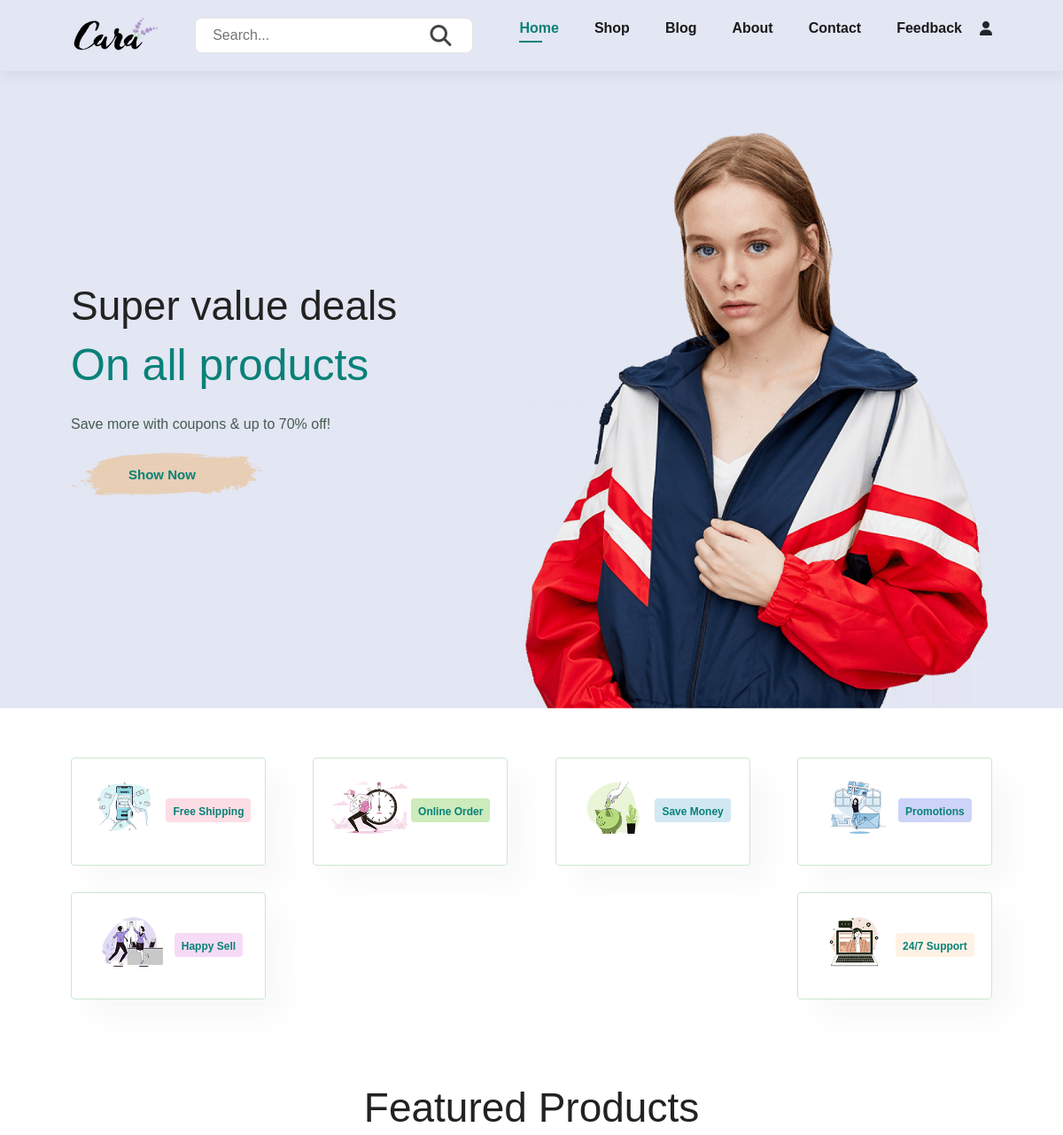
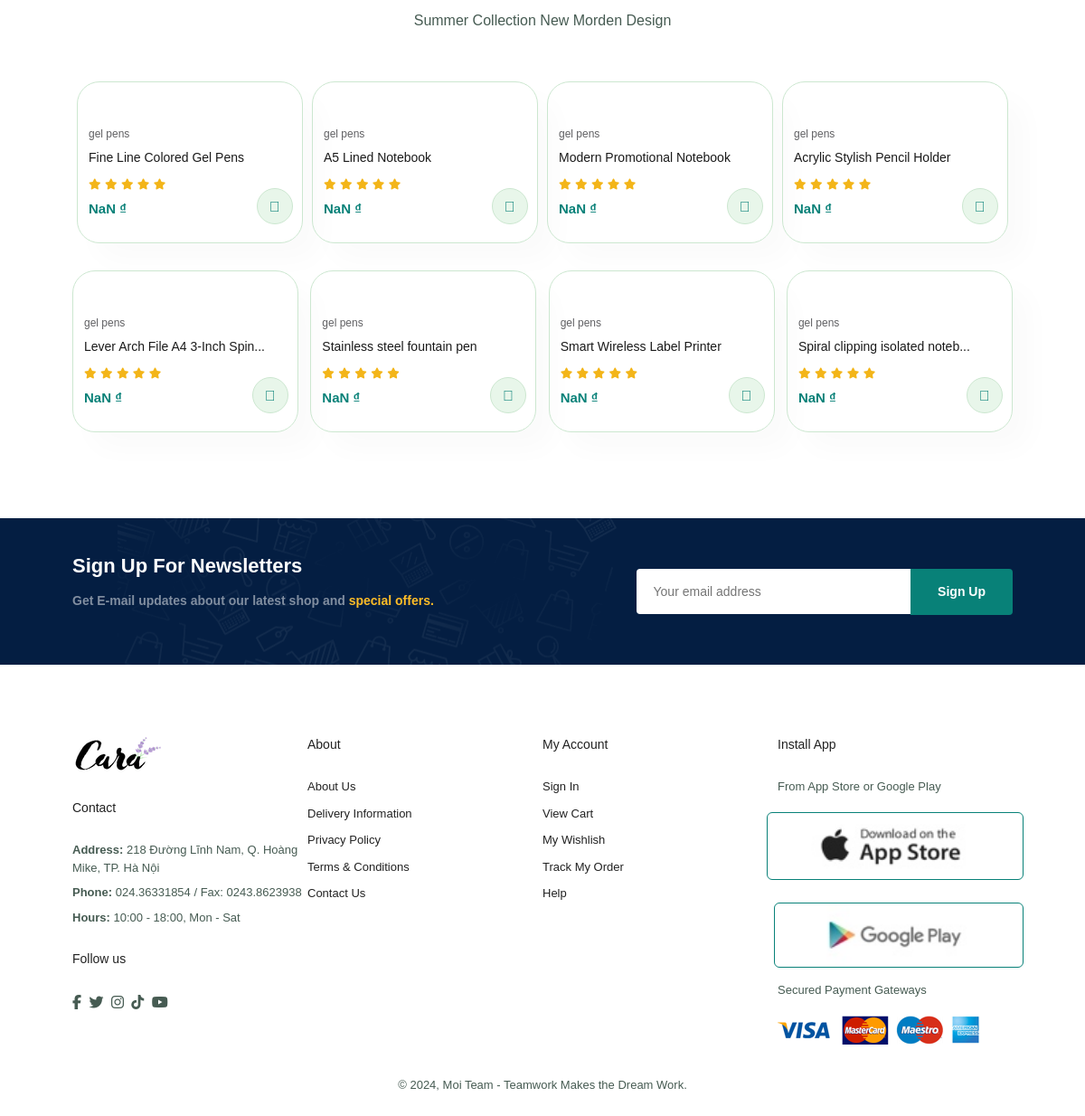
The page / on the database its author committed (2 pictures, top to bottom).
### tables this page shows
CREATE TABLE `sanpham` (
  `maSP` int(11) NOT NULL,
  `maLoaiSP` int(11) NOT NULL,
  `tenSP` varchar(100) NOT NULL,
  `giaSP` int(11) NOT NULL,
  `moTa` text NOT NULL,
  `hinhAnh` text NOT NULL
);

### index.php (the view, shortened to what this page needs)
<!DOCTYPE html>
<html lang="en">
<head>
    <link rel="stylesheet" href="style.css">
    <link rel="stylesheet" href="https://pro.fontawesome.com/releases/v5.10.0/css/all.css" />
</head>
<body>
    <?php include './header.php' ?>
    <section id="hero">
        <h2>Super value deals</h2>
        <h1>On all products</h1>
        <p>Save more with coupons & up to 70% off! </p>
        <button>Show Now</button>
    </section>
    <section id="feature" class="section-p1">
        <div class="fe-box">
            <img src="img/features/f1.png" alt="">
            <h6>Free Shipping</h6>
        </div>
        <div class="fe-box">
            <img src="img/features/f2.png" alt="">
            <h6>Online Order</h6>
        </div>
        <div class="fe-box">
            <img src="img/features/f3.png" alt="">
            <h6>Save Money</h6>
        </div>
        <div class="fe-box">
            <img src="img/features/f4.png" alt="">
            <h6>Promotions</h6>
        </div>
        <div class="fe-box">
            <img src="img/features/f5.png" alt="">
            <h6>Happy Sell</h6>
        </div>
        <div class="fe-box">
            <img src="img/features/f6.png" alt="">
            <h6>24/7 Support</h6>
        </div>
    </section>
    <section id="product1" class="section-p1">
        <h2>Featured Products</h2>
        <p>Summer Collection New Morden Design</p>
        <div class="pro-container">
            <?php
            include "./connection/connection.php";
            $querySanPham = "select * from sanpham limit 8 offset 3";
            $result = mysqli_query($conn, $querySanPham);
            while ($row = mysqli_fetch_array($result)) {
                echo '
                                <a style="text-decoration:none" href="./detailProduct.php?id=' . $row['maSP'] . '">
                                <div class="pro">
                                <img src="' . $row['hinhAnh'] . '" alt="">
                                <div class="des">
                                    <span>gel pens</span>
                                    <h5>' . $row['tenSP'] . '</h5>
                                    <div class="star">
                                        <i class="fas fa-star"></i>
                                        <i class="fas fa-star"></i>
                                        <i class="fas fa-star"></i>
                                        <i class="fas fa-star"></i>
                                        <i class="fas fa-star"></i>
                                    </div>
                                    <h4 class="price">' . $row['giaSP'] . '</h4>
                                </div>
                                <a href="./cart.php?id=' . $row['maSP'] . '"><i class="fal fa-shopping-cart cart"></i></a></div>
                                </a>';
            }
            ?>
        </div>
    </section>
    <?php include "./footer.php"; ?>
</body>
</html>

### style.css (style rules this page uses)
:root { --red: red; --blue: blue; --green: #088178; --dark-color: #219150; --black: #444; --light-color: #666; --border:.1rem solid rgba(0,0,0,.1); --border-hover:.1rem solid var(--black); --box-shadow:0 .5rem 1rem rgba(0,0,0,.1); }
* { margin: 0; padding: 0; box-sizing: border-box; font-family: "Spartan", sans-serif; outline: none; border: none; text-decoration: none; transition: all .2s linear; transition: width none; }
html { scroll-behavior: smooth; }
h1 { font-size: 50px; line-height: 64px; color: #222; }
h2 { font-size: 46px; line-height: 54px; color: #222; }
h4 { font-size: 20px; color: #222; }
h6 { font-weight: 700; font-size: 12px; }
p { font-size: 16px; color: #465b52; margin: 15px 0 20px 0; }
.section-p1 { padding: 40px 80px; }
body { width: 100%; }
#hero { background-image: url("./img/hero4.png") !important; height: 90vh; width: 100%; background-size: cover; background-position: top 25% right 0; padding: 0 80px; display: flex; flex-direction: column; align-items: flex-start; justify-content: center; }
#hero h1 { color: #088178; }
#hero button { background-image: url("img/button.png"); background-color: transparent; color: #088178; border: 0; padding: 14px 80px 14px 65px; background-repeat: no-repeat; cursor: pointer; font-weight: 700; font-size: 15px; }
#feature { display: flex; align-items: center; justify-content: space-between; flex-wrap: wrap; }
#feature .fe-box { width: 180px; text-align: center; padding: 25px 15px; box-shadow: 20px 20px 34px rgba(0,0,0,0.03); border: 1px solid #cce7d0; border-radius: 4px; margin: 15px 0; }
#feature .fe-box img { width: 100%; margin-bottom: 10px; }
#feature .fe-box h6 { display: inline-block; padding: 9px 8px 6px 8px; line-height: 1; border-radius: 4px; color: #088178; background-color: #fddde4; }
#feature .fe-box:nth-child(2) h6 { background-color: #cdebbc; }
#feature .fe-box:nth-child(3) h6 { background-color: #d1e8f2; }
#feature .fe-box:nth-child(4) h6 { background-color: #cdd4f8; }
#feature .fe-box:nth-child(5) h6 { background-color: #f6dbf6; }
#feature .fe-box:nth-child(6) h6 { background-color: #fff2e5; }
#product1 { text-align: center; }
#product1 .pro-container { display: flex; justify-content: space-between; padding-top: 20px; flex-wrap: wrap; }
#product1 .pro { width: 23%; min-width: 250px; padding: 10px 12px; border: 1px solid #cce7d0; border-radius: 25px; cursor: pointer; box-shadow: 20px 20px 30px rgba(0,0,0,0.02); margin: 15px 0; transition: 0.2s ease; position: relative; }
#product1 .pro .des { text-align: start; padding: 10px 0; }
#product1 .pro .des span { color: #606063; font-size: 12px; }
#product1 .pro .des h5 { padding-top: 7px; color: #1a1a1a; font-size: 14px; }
#product1 .pro .des i { font-size: 12px; color: rgb(243,181,25); }
#product1 .pro .des h4 { padding-top: 7px; font-size: 15px; font-weight: 700; color: #088178; }
#product1 .pro .cart { width: 40px; height: 40px; line-height: 40px; border-radius: 50px; background-color: #e8f6ea; font-weight: 500; color: #088178; border: 1px solid #cce7d0; position: absolute; bottom: 20px; right: 10px; }

### rows shown on the page
sanpham: tenSP "Fine Line Colored Gel Pens"
sanpham: tenSP "A5 Lined Notebook"
sanpham: tenSP "Modern Promotional Notebook"
sanpham: tenSP "Acrylic Stylish Pencil Holder"
sanpham: tenSP "Lever Arch File A4 3-Inch Spin..."
sanpham: tenSP "Stainless steel fountain pen"
sanpham: tenSP "Smart Wireless Label Printer"
sanpham: tenSP "Spiral clipping isolated noteb..."
